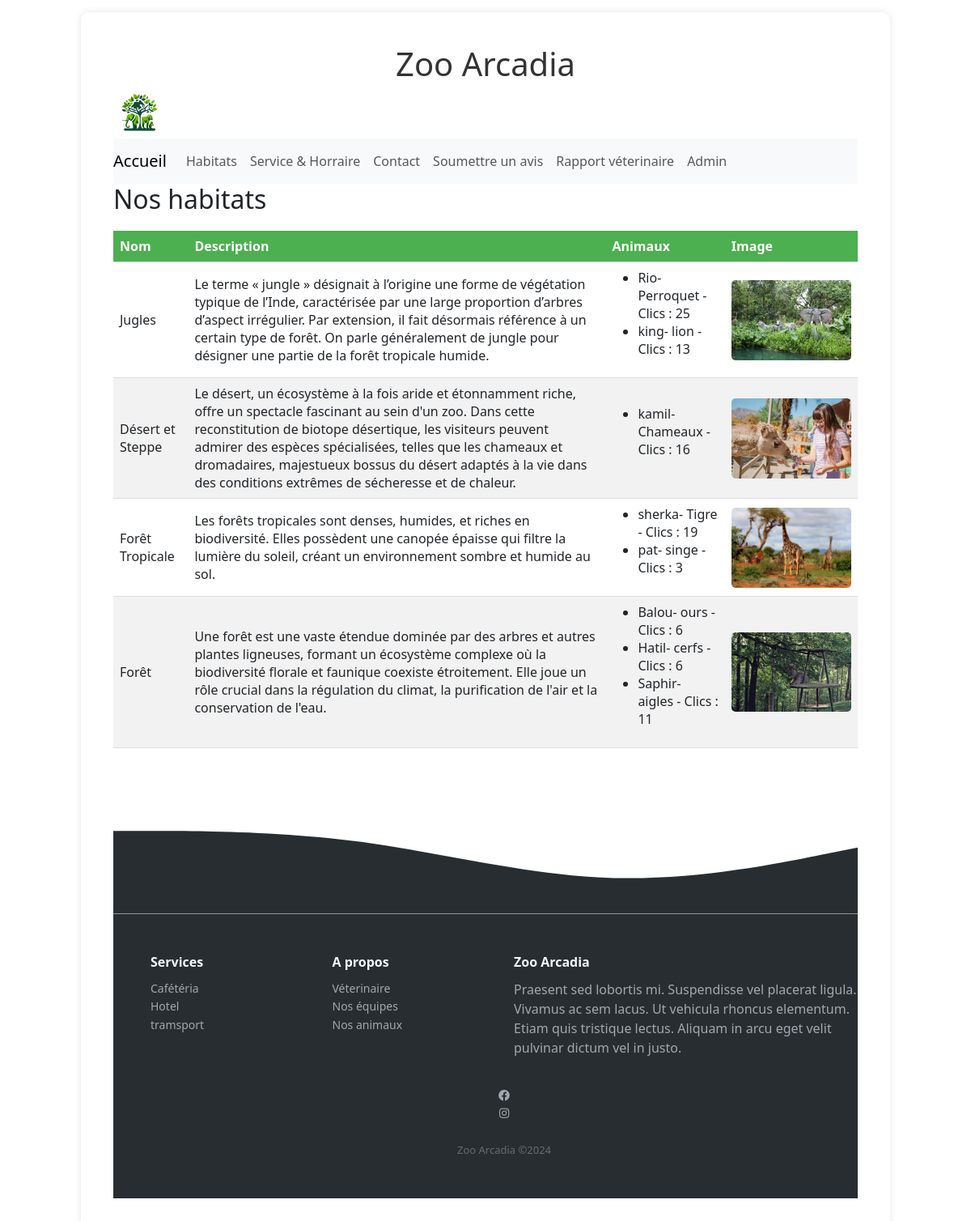
Before: /habitat/ with the older database file.
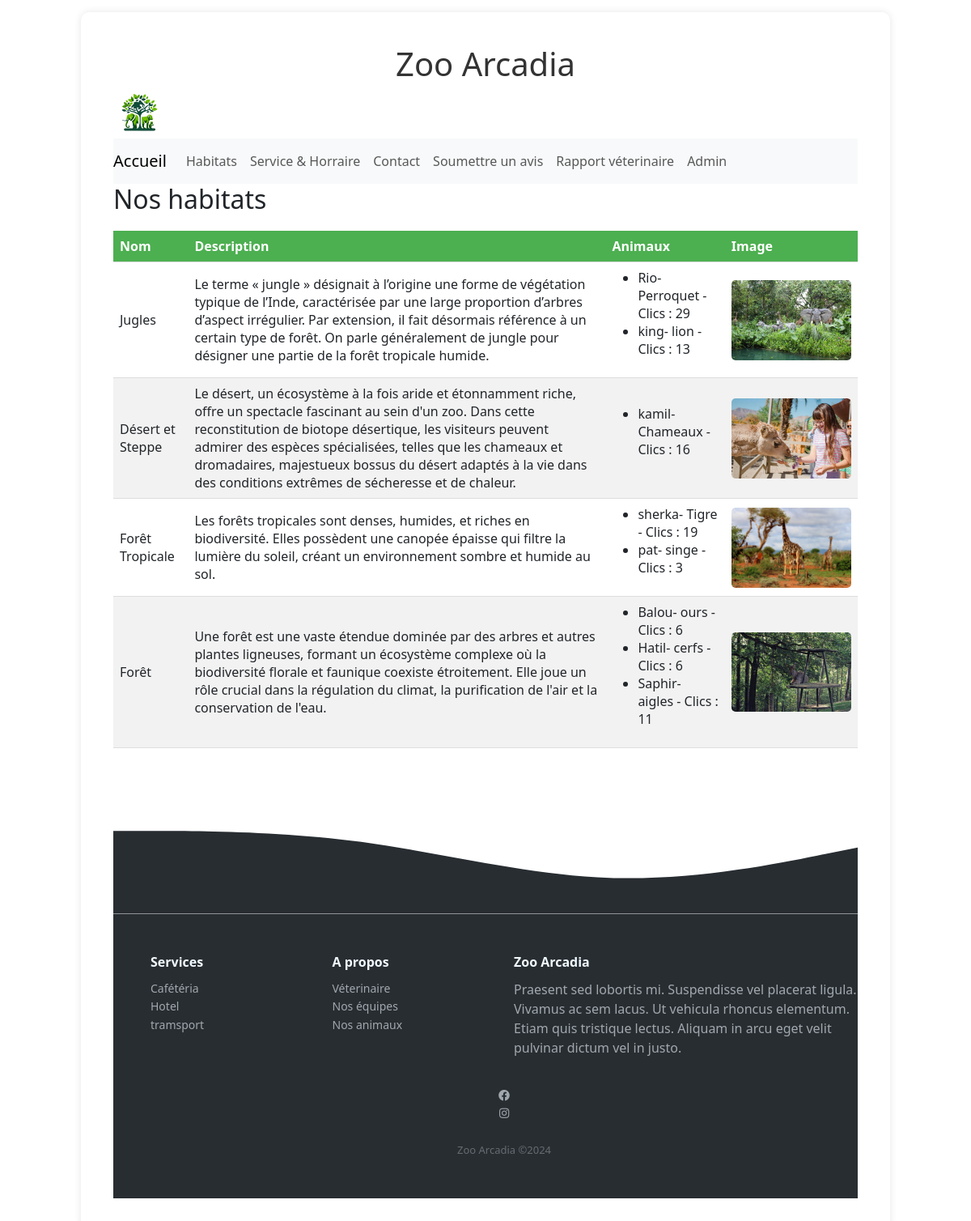
After: the same page with the newer database file.
### liste/models.py (models this page shows, shortened)
class Animal(models.Model):
    prenom = models.CharField(max_length=50)
    etat = models.CharField(max_length=50)
    habitat = models.ForeignKey(Habitat, related_name='animaux', on_delete=models.CASCADE)
    race = models.ForeignKey(Race, related_name='animaux', on_delete=models.SET_NULL, null=True, default=1)
    image = models.ImageField(upload_to='animals/', verbose_name=_("Image de l'animal"))
    clics = models.IntegerField(default=0)  # Champ pour les cliques sur l'animal

class Race(models.Model):
    label = models.CharField(max_length=50)

### liste/views.py (the view)
# urls.py: path('habitat/', views.habitat, name='habitat'),
def habitat(request):
    habitats = Habitat.objects.prefetch_related('animaux', 'images').all()# Préchargez les animaux et les images associées
    context = {'habitats': habitats}
    return render(request, 'liste/habitat.html', context)

### liste/templates/liste/habitat.html (shortened to what the changed rows need)
{% load static %}
<html lang="fr">
  <head>
    <link
      rel="stylesheet"
      href="https://cdnjs.cloudflare.com/ajax/libs/font-awesome/5.15.3/css/all.min.css"
    />
    <link
      href="https://cdn.jsdelivr.net/npm/bootstrap@5.3.2/dist/css/bootstrap.min.css"
      rel="stylesheet"
    />
    <link
      rel="stylesheet"
      rel="stylesheet"
      href="{% static 'liste/style.css' %}"
    />
  </head>
  <body>
    <div class="main-content">
    <div class="h1-container">
      <h1>Zoo Arcadia</h1>
    </div>
      <header>
  </head>
  <body>
    <h2>Nos habitats</h2>
<table>
    <thead>
        <tr>
            <th>Nom</th>
            <th>Description</th>
            <th>Animaux</th>
            <th>Image</th>
        </tr>
    </thead>
    <tbody>
        {% for habitat in habitats %}
        <tr>
            <td>{{ habitat.nom }}</td>
            <td>{{ habitat.description }}</td>
            <td>
                {% if habitat.animaux.exists %}
                <ul>
                    {% for animal in habitat.animaux.all %}
                    <li>
                        <span class="animal-name"onmouseover="showImage(this)"
                        onmouseout="hideImage(this)" onclick="incrementClick({{ animal.id }})">
                            {{ animal.prenom }}- {{ animal.race.label }} - Clics : <span id="clicks-count-{{ animal.id }}">{{ animal.clics }}</span>
                        </span>
                    </li>
                    {% endfor %}
                </ul>
                {% else %}
                <p>Aucun animal dans cet habitat.</p>
                {% endif %}
            </td>
            <td>
                {% if habitat.images.exists %}
                <img src="{{ habitat.images.first.image_data.url }}" alt="Image of {{ habitat.nom }}" style="width: 100%; max-width: 700px; height: auto;">
                {% else %}
                <p>Pas d'image disponible.</p>
                {% endif %}
            </td>
        </tr>
        {% endfor %}
    </tbody>
</table>
</div>
</body>
</html>

Changed rows visible on the page:
changed Animal "Rio": clics "25" → "29"
